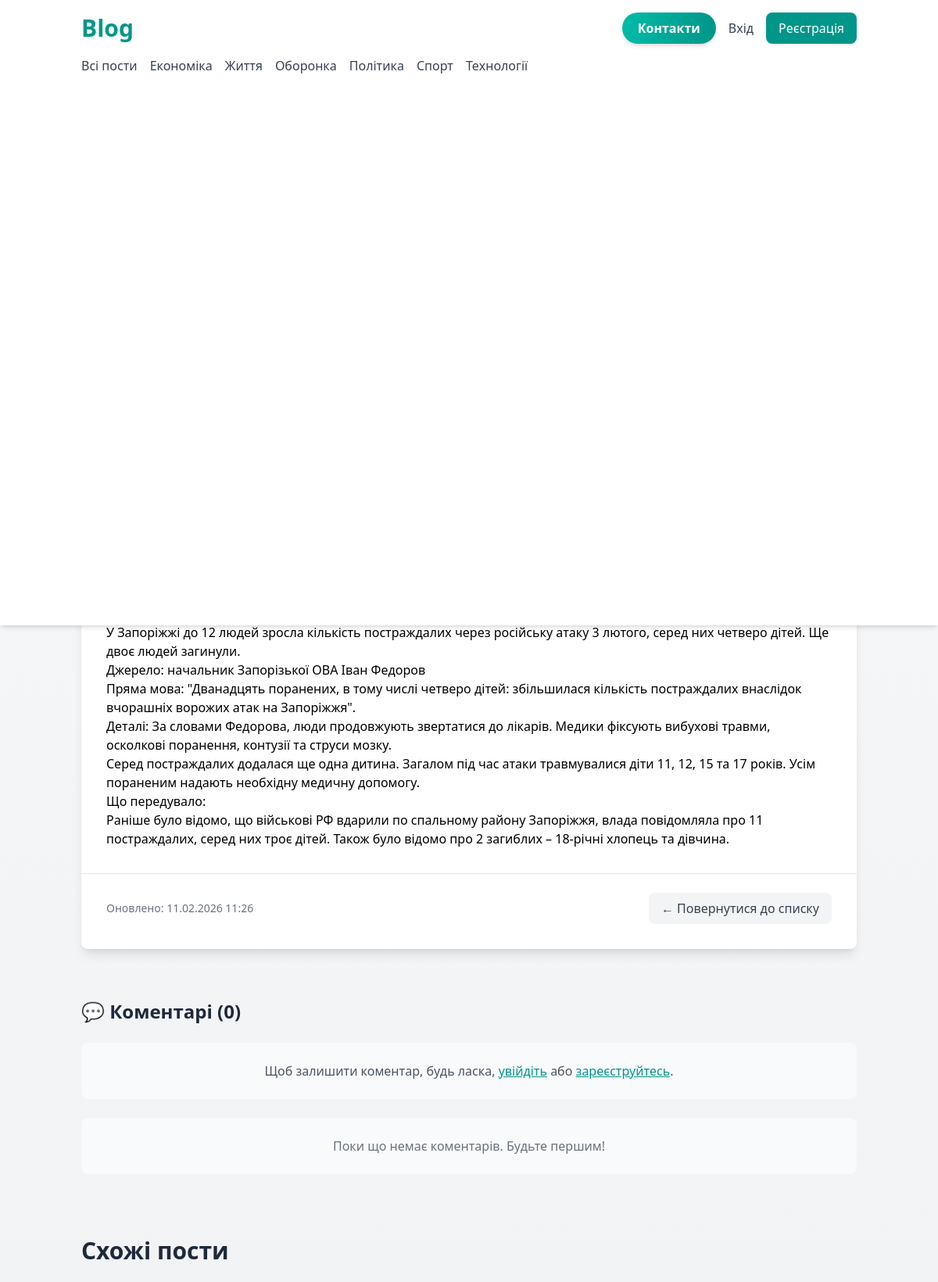
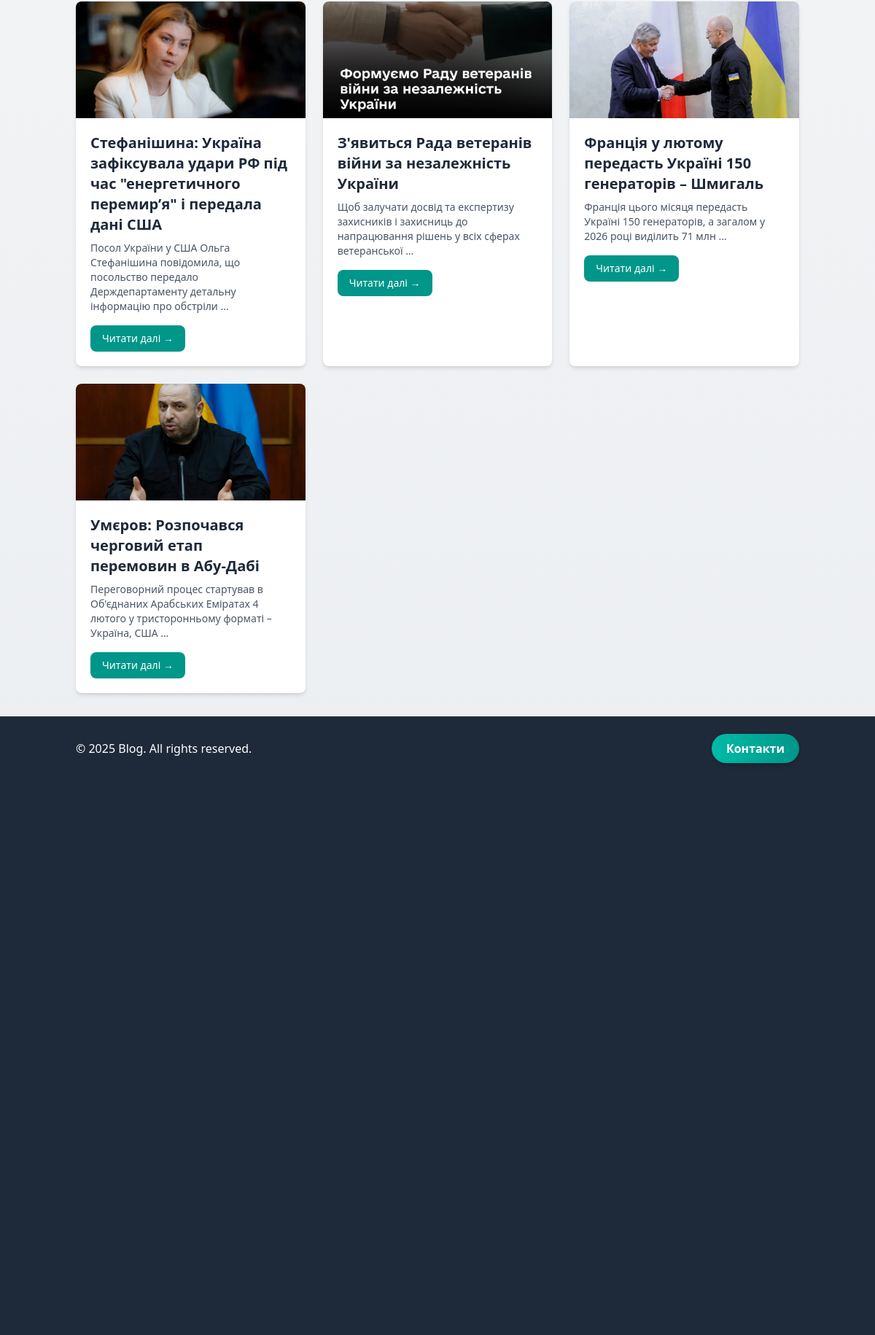
Screenshot of /post/1/udar-rf-po-zaporizhzhyu-kilkist-postrazhdalih-zrosla-do-12-sered-nih-chetvero-ditej with the database file from the repository (2 pictures, top to bottom).
### apps/main/models.py (models this page shows, shortened)
class Category(models.Model):
  name = models.CharField(max_length=50, db_index=True, verbose_name="Ім'я категорії")
  slug = models.SlugField(max_length=50, unique=True, verbose_name="Слаг")
  class Meta:
      ordering = ["name"]
      verbose_name = "Категорія"
      verbose_name_plural = "Категорії"
  def get_absolute_url(self):
      return reverse("main:post_list_by_category", args=[self.slug])

class Post(models.Model):
  category = models.ForeignKey(Category, on_delete=models.CASCADE, verbose_name="Категорія", null=True, blank=True)
  title = models.CharField(max_length=100, db_index=True, verbose_name="Заголовок")
  slug = models.SlugField(max_length=100, unique=True, verbose_name="Слаг")
  image = models.ImageField(upload_to="posts/%Y/%m/%d/", blank=True, verbose_name="Зображення")
  content = models.TextField(verbose_name="Контент")
  created_at = models.DateTimeField(auto_now_add=True, verbose_name="Дата створення")
  updated_at = models.DateTimeField(auto_now=True, verbose_name="Дата оновлення")
  likes = models.IntegerField(default=0, verbose_name="Лайки")
  views = models.IntegerField(default=0, verbose_name="Перегляди")
  author = models.ForeignKey(User, on_delete=models.CASCADE, verbose_name="Автор")
  class Meta:
      ordering = ["-created_at"]
      verbose_name = "Пост"
      verbose_name_plural = "Пости"
  def get_absolute_url(self):
      return reverse("main:post_detail", args=[self.id, self.slug])

### apps/main/views.py (the view, shortened to what this page needs)
# urls.py: path('post/<int:id>/<slug:slug>', views.post_detail, name="post_detail"),
def post_detail(request, id, slug):
    post = get_object_or_404(Post, id=id, slug=slug)
    post.views += 1
    post.save()
    comments = post.comments.all()
    comment_form = CommentForm()
    return render(request, 'main/post_details.html', {
        'post': post,
        'comments': comments,
        'comment_form': comment_form,
    })

### apps/main/models.py (called while the page is built)
@receiver(pre_save, sender=Post)
def delete_old_image_on_update(sender, instance, **kwargs):
    if not instance.pk:
        return False
    try:
        old_image = Post.objects.get(pk=instance.pk).image
    except Post.DoesNotExist:
        return False
    new_image = instance.image
    if old_image and old_image != new_image:
        if os.path.isfile(old_image.path):
            os.remove(old_image.path)

### apps/main/templatetags/blog_filters.py (called while the page is built)
@register.filter
def reading_time(text):
    text = re.sub(r'<[^>]+>', '', str(text))
    words = len(text.split())
    minutes = words / 200
    if minutes < 1:
        return "менше 1 хвилини"
    elif minutes < 2:
        return "1 хвилина"
    else:
        return f"{int(minutes)} хвилин"

@register.filter
def compact_views(value):
    try:
        value = int(value)
        if value >= 1000000:
            return f"{value / 1000000:.1f}M"
        elif value >= 1000:
            return f"{value / 1000:.1f}K"
        return str(value)
    except (ValueError, TypeError):
        return value

@register.filter
def time_ago(date):
    from django.utils import timezone
    now = timezone.now()
    diff = now - date
    seconds = diff.total_seconds()
    if seconds < 60:
        return "щойно"
    elif seconds < 3600:
        minutes = int(seconds / 60)
        return f"{minutes} хв тому"
    elif seconds < 86400:
        hours = int(seconds / 3600)
        return f"{hours} год тому"
    elif seconds < 604800:
        days = int(seconds / 86400)
        return f"{days} дн тому"
    else:
        return date.strftime("%d.%m.%Y")

@register.filter
def format_likes(value):
    try:
        value = int(value)
        if value == 0:
            return "❤️ Без лайків"
        elif value == 1:
            return "❤️ 1 лайк"
        elif value < 5:
            return f"❤️ {value} лайки"
        else:
            return f"❤️ {value} лайків"
    except (ValueError, TypeError):
        return value

@register.filter
def is_new(date):
    from django.utils import timezone
    from datetime import timedelta
    now = timezone.now()
    diff = now - date
    return diff < timedelta(days=7)

@register.filter
def first_sentence(text):
    text = strip_tags(str(text))
    for delimiter in ['. ', '! ', '? ']:
        if delimiter in text:
            return text.split(delimiter)[0] + delimiter.strip()
    return text[:100] + '...' if len(text) > 100 else text

### apps/main/templates/main/post_details.html (shortened to what this page needs)
{% extends 'base.html' %}
{% load blog_filters %}
{% load blog_tags %}
{% block content %}
<article class="bg-white rounded-lg shadow-lg overflow-hidden mb-8">
  <div class="p-8">
    <h1 class="text-4xl font-bold text-gray-800 mb-4">{{ post.title }}</h1>
    <div class="flex flex-wrap gap-4 text-sm text-gray-500 mb-6 pb-6 border-b border-gray-200">
      <span>📖 Час читання: {{ post.content|reading_time }}</span>
      <span>🕒 Опубліковано: {{ post.created_at|time_ago }}</span>
      <span class="flex items-center gap-1">👁️ {{ post.views|compact_views }} переглядів</span>
      <span class="flex items-center gap-1">📂 <a href="{{ post.category.get_absolute_url }}" class="text-teal-600 hover:text-teal-700 font-medium">{{ post.category.name }}</a></span>
      {% if post.created_at|is_new %}
        <span class="badge badge-new">🆕 NEW!</span>
      {% endif %}
      <span>{{ post.likes|format_likes }}</span>
    </div>
    <p class="lead">{{ post.content|first_sentence }}</p>
  </div>
  {% if post.image %}
  <div class="w-full">
  </div>
  {% endif %}
  <div class="p-8 prose prose-lg max-w-none">
    {{ post.content|linebreaks }}
  </div>
  <div class="p-8 pt-6 border-t border-gray-200">
      <div class="flex items-center justify-between">
          <p class="text-sm text-gray-500">Оновлено: {{ post.updated_at|date:"d.m.Y H:i" }}</p>
          <div class="flex items-center gap-3">
              <a href="{% url 'main:post_list' %}" class="inline-flex items-center gap-2 bg-gray-100 hover:bg-gray-200 text-gray-700 px-4 py-2 rounded-lg transition-colors font-medium">
                  ← Повернутися до списку
              </a>
          </div>
      </div>
</div>
</article>
<section class="mt-8 mb-8">
  <h2 class="text-2xl font-bold text-gray-800 mb-6">
    💬 Коментарі ({{ comments|length }})
  </h2>
  {% if user.is_authenticated %}
  <div class="bg-white rounded-lg shadow-md p-6 mb-6">
    <h3 class="text-lg font-semibold text-gray-700 mb-4">Залишити коментар</h3>
    <form method="post" action="{% url 'main:post_detail' post.id post.slug %}">
      {% csrf_token %}
      <div class="mb-4">
        <label for="id_body" class="block text-sm font-medium text-gray-700 mb-2">
          {{ comment_form.body.label }}
        </label>
        {{ comment_form.body }}
        {% if comment_form.body.errors %}
          {% for error in comment_form.body.errors %}
            <p class="text-red-500 text-sm mt-1">{{ error }}</p>
          {% endfor %}
        {% endif %}
      </div>
      <button type="submit" class="bg-teal-600 hover:bg-teal-700 text-white px-6 py-2 rounded-lg transition-colors font-medium">
        Надіслати коментар
      </button>
    </form>
  </div>
  {% else %}
  <div class="bg-gray-50 rounded-lg p-6 mb-6 text-center">
    <p class="text-gray-600">
      Щоб залишити коментар, будь ласка,
      <a href="{% url 'accounts:login' %}?next={{ request.path }}" class="text-teal-600 hover:text-teal-700 font-medium underline">увійдіть</a>
      або
      <a href="{% url 'accounts:register' %}" class="text-teal-600 hover:text-teal-700 font-medium underline">зареєструйтесь</a>.
    </p>
  </div>
  {% endif %}
  {% if comments %}
    {% for comment in comments %}
    <div class="bg-white rounded-lg shadow-md p-6 mb-4">
      <div class="flex items-center justify-between mb-3">
        <div class="flex items-center gap-3">
          <div class="w-10 h-10 bg-teal-100 rounded-full flex items-center justify-center">
            <span class="text-teal-700 font-bold text-sm">{{ comment.author.username|first|upper }}</span>
          </div>
          <div>
            <p class="font-semibold text-gray-800">{{ comment.author.username }}</p>
            <p class="text-sm text-gray-500">{{ comment.created_at|date:"d.m.Y H:i" }}</p>
          </div>
        </div>
        {% if user == comment.author %}
        <form method="post" action="{% url 'main:comment_delete' comment.id %}" onsubmit="return confirm('Ви впевнені, що хочете видалити цей коментар?');">
          {% csrf_token %}
          <button type="submit" class="text-red-500 hover:text-red-700 text-sm font-medium transition-colors">
            🗑️ Видалити
          </button>
        </form>
        {% endif %}
      </div>
      <p class="text-gray-700 leading-relaxed">{{ comment.body|linebreaks }}</p>
    </div>
    {% endfor %}
  {% else %}
    <div class="bg-gray-50 rounded-lg p-6 text-center">
      <p class="text-gray-500">Поки що немає коментарів. Будьте першим!</p>
    </div>
  {% endif %}
</section>
{% get_related_posts post 4 as related_posts %}
{% if related_posts %}
<section class="mt-12">
  <h2 class="text-3xl font-bold text-gray-800 mb-6">Схожі пости</h2>
  <div class="grid grid-cols-1 md:grid-cols-2 lg:grid-cols-3 gap-6">
    {% for related in related_posts %}
    <div class="bg-white rounded-lg shadow-md overflow-hidden hover:shadow-xl transition-shadow">
      {% if related.image %}
      <img src="{{ related.image.url }}" alt="{{ related.title }}" class="w-full h-40 object-cover">
      {% endif %}
      <div class="p-5">
        <h3 class="text-xl font-bold text-gray-800 mb-2 hover:text-teal-600 transition-colors">{{ related.title }}</h3>
        <p class="text-gray-600 mb-4 text-sm">{{ related.content|truncatewords:15 }}</p>
        <a href="{{ related.get_absolute_url }}" class="inline-block bg-teal-600 hover:bg-teal-700 text-white px-4 py-2 rounded-lg transition-colors font-medium text-sm">Читати далі →</a>
      </div>
    </div>
    {% endfor %}
  </div>
</section>
{% endif %}
{% endblock %}

### apps/main/templates/base.html (shortened to what this page needs)
{% load static %}
{% load blog_tags %}
<!DOCTYPE html>
<html lang="en">
  <head>
    <script src="https://cdn.jsdelivr.net/npm/@tailwindcss/browser@4"></script>
    <link rel="stylesheet" href="{% static 'css/style.css' %}">
  </head>
  <body class="bg-gray-50 min-h-screen flex flex-col">
    <div class="flex flex-col min-h-screen">
      <header class="bg-white shadow-md fixed top-0 left-0 right-0 z-50">
        <div class="container mx-auto px-4 py-4">
          <div class="flex items-center justify-between">
            <h1 class="text-3xl font-bold text-teal-600">Blog</h1>
            <div class="flex items-center gap-4">
              <a href="{% url 'contact:contact' %}" class="bg-gradient-to-r from-teal-500 to-teal-600 hover:from-teal-600 hover:to-teal-700 text-white px-5 py-2 rounded-full font-semibold shadow-md hover:shadow-lg transition-all duration-300 transform hover:scale-105">Контакти</a>
              {% if user.is_authenticated %}
                {% if user.is_staff %}
                  <a
                    href="{% url 'admin:index' %}"
                    class="text-gray-700 hover:text-teal-600 transition-colors">
                      Адмін панель
                  </a>
                {% endif %}
                <a href="{% url 'accounts:profile' %}" class="text-gray-700 hover:text-teal-600 transition-colors">Профіль</a>
                <a href="{% url 'accounts:logout' %}" class="bg-red-500 hover:bg-red-600 text-white px-4 py-2 rounded-lg transition-colors">Вийти</a>
              {% else %}
                <a href="{% url 'accounts:login' %}" class="text-gray-700 hover:text-teal-600 transition-colors">Вхід</a>
                <a href="{% url 'accounts:register' %}" class="bg-teal-600 hover:bg-teal-700 text-white px-4 py-2 rounded-lg transition-colors">Реєстрація</a>
              {% endif %}
            </div>
          </div>
        <nav class="mt-4">
            <ul class="flex flex-wrap gap-4">
              <li><a href="{% url 'main:post_list' %}" class="text-gray-700 hover:text-teal-600 font-medium transition-colors">Всі пости</a></li>
              {% get_categories_with_count as categories %}
              {% for category in categories %}
                <li><a href="{{ category.get_absolute_url }}" class="text-gray-700 hover:text-teal-600 font-medium transition-colors">{{ category.name }}</a></li>
              {% endfor %}
            </ul>
          </nav>
      </header>
      <main class="flex-1 container mx-auto px-4 py-8 pt-32">{% block content %}{% endblock %}</main>
      <footer class="bg-gray-800 text-white py-6 mt-auto">
        <div class="container mx-auto px-4">
          <div class="flex flex-col md:flex-row justify-between items-center gap-4">
            <p>&copy; 2025 Blog. All rights reserved.</p>
            <a href="{% url 'contact:contact' %}" class="bg-gradient-to-r from-teal-500 to-teal-600 hover:from-teal-600 hover:to-teal-700 text-white px-5 py-2 rounded-full font-semibold shadow-md hover:shadow-lg transition-all duration-300 transform hover:scale-105">Контакти</a>
          </div>
        </div>
      </footer>
    </div>
  </body>
</html>

### static/css/style.css (style rules this page uses)
body { margin: 0; padding: 0; font-family: "Segoe UI", Tahoma, Geneva, Verdana, sans-serif; min-height: 100vh; background: linear-gradient(to bottom, #f8f9fa, #e9ecef); }
ul { list-style: none; margin: 0; padding: 0; }
.container { min-height: 100vh; width: 100%; margin: 0 auto; display: flex; flex-direction: column; }

### rows the page displays
Category: name "Економіка"
Category: name "Життя"
Category: name "Оборонка"
Category: name "Політика"
Category: name "Спорт"
Category: name "Технології"
Post: content "У Запоріжжі до 12 людей зросла кількість постраждалих через російську атаку 3 лютого, серед них четверо дітей. Ще двоє людей загинули. Джерело: начальник Запорізької ОВА Іван Федоров Пряма мова: \"Дванадцять поранених, в тому числі четверо дітей: збільшилася кількість постраждалих внаслідок вчорашніх ворожих атак на Запоріжжя\". Деталі: За словами Федорова, люди продовжують звертатися до лікарів. Медики фіксують вибухові травми, осколкові поранення, контузії та струси мозку. Серед постраждалих додалася ще одна дитина. Загалом під час атаки травмувалися діти 11, 12, 15 та 17 років. Усім пораненим надають необхідну медичну допомогу. Що передувало: Раніше було відомо, що військові РФ вдарили по…", updated_at "11.02.2026 11:26"
Post: image (picture), title "Стефанішина: Україна зафіксувала удари РФ під час \"енергетичного перемир’я\" і передала дані США", content "Посол України у США Ольга Стефанішина повідомила, що посольство передало Держдепартаменту детальну інформацію про обстріли …"
Post: image (picture), title "З'явиться Рада ветеранів війни за незалежність України", content "Щоб залучати досвід та експертизу захисників і захисниць до напрацювання рішень у всіх сферах ветеранської …"
Post: image (picture), title "Франція у лютому передасть Україні 150 генераторів – Шмигаль", content "Франція цього місяця передасть Україні 150 генераторів, а загалом у 2026 році виділить 71 млн …"
Post: image (picture), title "Умєров: Розпочався черговий етап перемовин в Абу-Дабі", content "Переговорний процес стартував в Об'єднаних Арабських Еміратах 4 лютого у тристоронньому форматі – Україна, США …"

### other values shown
{{ comments|length }} "0"
